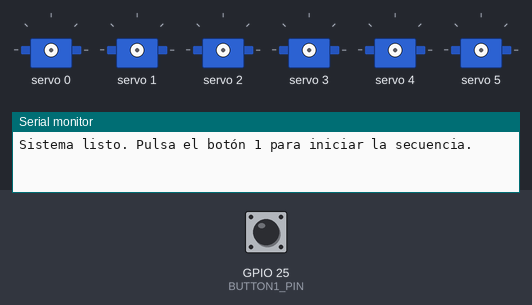
A sketch run on a simulated ESP32. Shown: 6 × servo, the last lines printed to the serial monitor. The inputs (shaded band) are chosen by the test bench; at power-on: GPIO 25 (BUTTON1_PIN) HIGH.

Above: at 1.2 s.
1.3 s: GPIO 25 (BUTTON1_PIN) pulled LOW for 0.15 s
At 6.6 s:
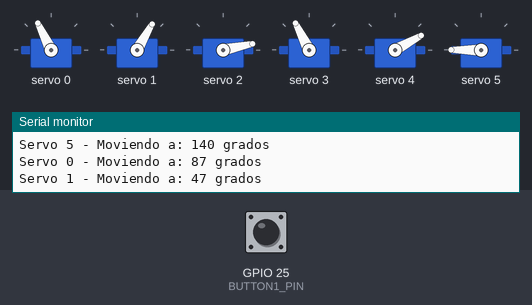
At 9.9 s:
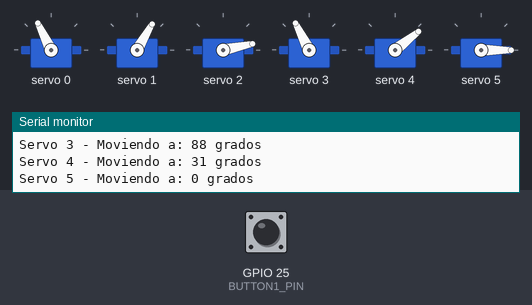
10.3 s: GPIO 25 (BUTTON1_PIN) pulled LOW for 3.2 s
At 20.1 s:
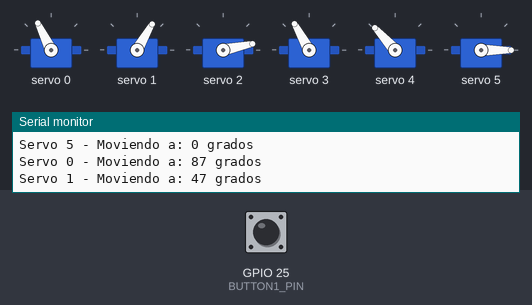
Timing chart, 0 to 21.0 s (numbered marks = the images above; inputs shaded):
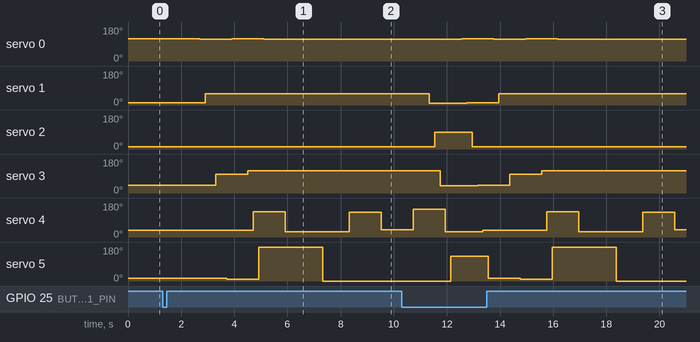

The sketch:

secuencia_de_saludo.ino
```cpp
#include <Wire.h>
#include <Adafruit_PWMServoDriver.h>

// Configuración del PCA9685
Adafruit_PWMServoDriver pwm = Adafruit_PWMServoDriver();
#define SERVO_MIN 102 // Valor PWM para 0 grados
#define SERVO_MAX 512 // Valor PWM para 140 grados

// Pines
#define NUM_SERVOS 6
#define BUTTON1_PIN 25 // Botón 1 para iniciar secuencia
#define BUTTON2_PIN 26 // Botón 2 (sin uso)
#define BUTTON3_PIN 27 // Botón 3 (sin uso)

// Pines I2C de la ESP32 WROOM 38 pines
#define SDA_PIN 21
#define SCL_PIN 22

// Secuencia de posiciones objetivo
int targetPositions[NUM_SERVOS][9] = {
    {89, 87, 88, 87, 87, 87, 87, 87, 87}, // Servo 0
    {11, 46, 47, 47, 47, 47, 47, 47, 10}, // Servo 1
    {12, 13, 12, 12, 12, 12, 12, 12, 68}, // Servo 2
    {33, 74, 88, 88, 88, 89, 88, 88, 31}, // Servo 3
    {29, 29, 100, 24, 24, 99, 31, 110, 23}, // Servo 4
    {14, 9, 140, 140, 0, 0, 0, 0, 99}      // Servo 5
};

void setup() {
  Serial.begin(115200);

  // Inicializar comunicación I2C en pines específicos
  Wire.begin(SDA_PIN, SCL_PIN);

  pwm.begin();
  pwm.setPWMFreq(50); // Frecuencia de los servos (50 Hz)

  pinMode(BUTTON1_PIN, INPUT_PULLUP);
  pinMode(BUTTON2_PIN, INPUT_PULLUP);
  pinMode(BUTTON3_PIN, INPUT_PULLUP);

  Serial.println("Sistema listo. Pulsa el botón 1 para iniciar la secuencia.");
}

void loop() {
  // Verificar si se presiona el botón 1 para iniciar la secuencia
  if (digitalRead(BUTTON1_PIN) == LOW) {
    delay(200); // Antirrebote
    executeSequence();
  }
}

// Función para ejecutar la secuencia de posiciones
void executeSequence() {
  Serial.println("Iniciando secuencia de posiciones...");

  for (int j = 0; j < 9; j++) { // Iterar sobre las posiciones objetivo
    for (int i = 0; i < NUM_SERVOS; i++) { // Iterar sobre los servos
      int targetAngle = targetPositions[i][j];
      moveServoToAngle(i, targetAngle);
      delay(200); // Tiempo entre movimientos de cada servo
    }
  }

  turnOffServos(); // Apagar los servos al terminar
  Serial.println("Secuencia completada. Servos apagados.");
}

// Función para mover el servo a un ángulo específico
void moveServoToAngle(int servoIndex, int angle) {
  if (angle >= 0 && angle <= 140) {
    int pwmValue = map(angle, 0, 140, SERVO_MIN, SERVO_MAX);
    pwm.setPWM(servoIndex, 0, pwmValue); // Canal correspondiente al servo
    Serial.print("Servo ");
    Serial.print(servoIndex);
    Serial.print(" - Moviendo a: ");
    Serial.print(angle);
    Serial.println(" grados");
  } else {
    Serial.print("Servo ");
    Serial.print(servoIndex);
    Serial.println(" - Ángulo fuera de rango.");
  }
}

// Función para apagar los servos
void turnOffServos() {
  for (int i = 0; i < NUM_SERVOS; i++) {
    pwm.setPWM(i, 0, 0); // Enviar señal PWM de 0 para desenergizar
    Serial.print("Servo ");
    Serial.print(i);
    Serial.println(" apagado.");
  }
}
```

Measured:
- after the input at 1.3 s, servo 0: 119° → 116° after 1.4 s, → 117° 1.2 s later, → 116° 1.2 s later; servo 1: 11° → 59° after 1.6 s, → 60° 1.2 s later
- after the input at 10.3 s, servo 0: 116° → 119° after 2.3 s, → 116° 1.2 s later, → 117° 1.2 s later, → 116° 1.2 s later
